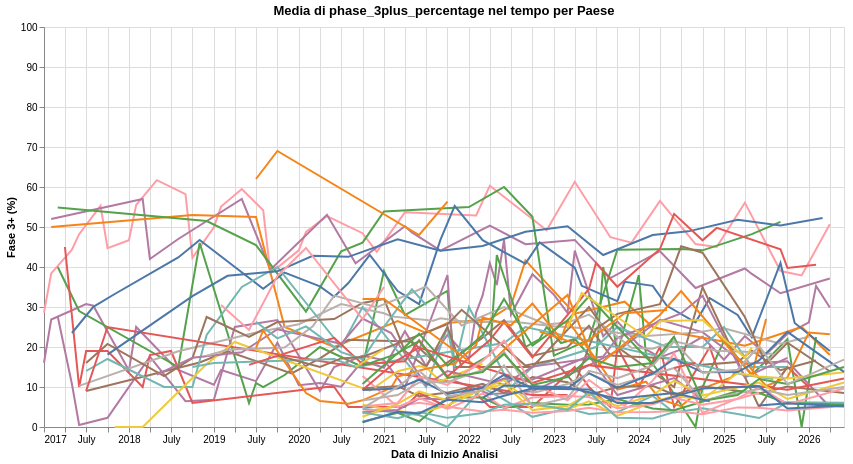

Notebook code for this chart:
### Code cell
import altair as alt
import pandas as pd

lista_paesi = df["Country"].unique().tolist()
lista_paesi.sort()

# 1. Normalizzazione temporale
df["From"] = pd.to_datetime(df["From"])
df["date_grouped"] = df["From"].dt.to_period("M").dt.to_timestamp()

# 2. Aggregazione: formato LONG richiesto da Altair
df_time = (
    df.groupby(["date_grouped", "Country"])["phase_3plus_percentage"]
    .mean()
    .reset_index()
)
seleziona_paese = alt.selection_point(fields=['Country'], bind=alt.binding_select(options=lista_paesi))
# 3. Generazione del grafico Altair

chart = alt.Chart(df_time).mark_line().encode(
    x=alt.X("date_grouped:T", title="Data di Inizio Analisi", scale=alt.Scale(domain=[df_time.date_grouped.min(), df_time.date_grouped.max()]),),
    y=alt.Y(
        "phase_3plus_percentage:Q",
        title="Fase 3+ (%)",
        scale=alt.Scale(domain=[0, 100]),
    ),
    color=alt.condition(seleziona_paese, alt.Color("Country:N", title="Paese", legend=None), alt.value("trasparent")),
    tooltip=[
        alt.Tooltip("Country:N", title="Paese"),
        alt.Tooltip("date_grouped:T", title="Data", format="%Y-%m"),
        alt.Tooltip("phase_3plus_percentage:Q", title="Fase 3+ (%)", format=".2f"),
    ],
).properties(
    width=800,
    height=400,
    title="Media di phase_3plus_percentage nel tempo per Paese"
).add_params(seleziona_paese)


# Esecuzione del render a seconda del tuo ambiente (Jupyter/Colab)
chart.display()

### Figure 1 — Vega-Lite specification as saved in the notebook (floating-point values rounded to 4 significant figures; data arrays with more than 128 entries replaced by an {"elided": "..."} marker saying what was removed)
{"config": {"view": {"continuousWidth": 300, "continuousHeight": 300}}, "data": {"name": "data-abe6337ab6402fcab59fa2eead361427"}, "mark": {"type": "line"}, "encoding": {"color": {"condition": {"param": "param_f7b7591b76482b34", "field": "Country", "legend": null, "title": "Paese", "type": "nominal"}, "value": "trasparent"}, "tooltip": [{"field": "Country", "title": "Paese", "type": "nominal"}, {"field": "date_grouped", "format": "%Y-%m", "title": "Data", "type": "temporal"}, {"field": "phase_3plus_percentage", "format": ".2f", "title": "Fase 3+ (%)", "type": "quantitative"}], "x": {"field": "date_grouped", "scale": {"domain": ["2017-01-01T00:00:00", "2026-06-01T00:00:00"]}, "title": "Data di Inizio Analisi", "type": "temporal"}, "y": {"field": "phase_3plus_percentage", "scale": {"domain": [0, 100]}, "title": "Fase 3+ (%)", "type": "quantitative"}}, "height": 400, "params": [{"name": "param_f7b7591b76482b34", "select": {"type": "point", "fields": ["Country"]}, "bind": {"input": "select", "options": ["AFG", "AGO", "BDI", "BEN", "BFA", "BGD", "CAF", "CIV", "CMR", "COD", "CPV", "DJI", "ECU", "ETH", "GHA", "GIN", "GMB", "GNB", "GTM", "HND", "HTI", "KEN", "LBR", "LSO", "MDG", "MLI", "MOZ", "MRT", "NAM", "NER", "NGA", "PAK", "SDN", "SEN", "SLE", "SLV", "SOM", "SSD", "SWZ", "TCD", "TGO", "TLS", "TZA", "UGA", "YEM", "ZAF", "ZMB", "ZWE"]}}], "title": "Media di phase_3plus_percentage nel tempo per Paese", "width": 800, "$schema": "https://vega.github.io/schema/vega-lite/v6.4.1.json", "datasets": {"data-abe6337ab6402fcab59fa2eead361427": {"elided": "792 records"}}}
